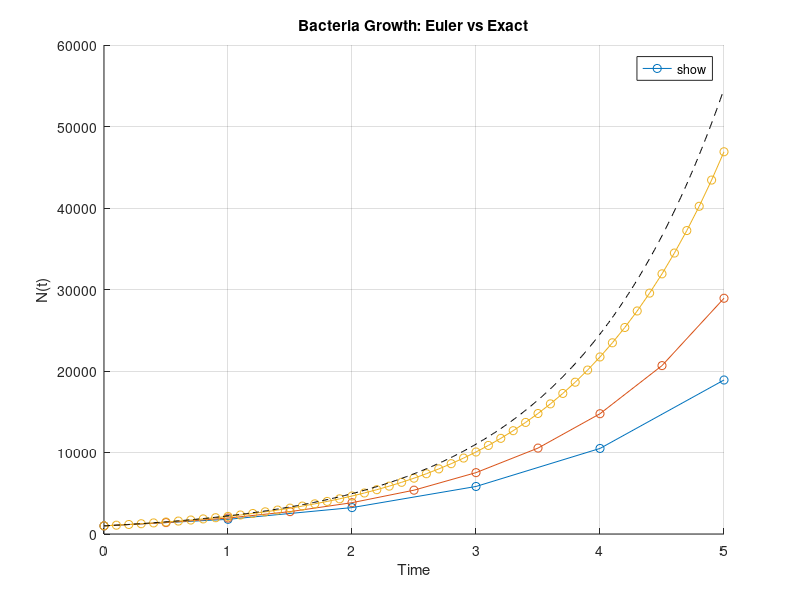

The MATLAB source for this figure:
fprintf('\n--- 17.5: Bacteria Growth (Euler) ---\n');
r = 0.8; N0 = 1000; tEnd = 5;
hValues = [1, 0.5, 0.1];

figure; hold on;
for h = hValues
    t = 0:h:tEnd;
    N = zeros(size(t));
    N(1) = N0;
    for i = 1:length(t)-1
        N(i+1) = N(i) + h * r * N(i);
    end
    plot(t, N, '-o', 'DisplayName', ['h = ', num2str(h)]);
end

tExact = 0:0.01:tEnd;
Nexact = N0 * exp(r*tExact);
plot(tExact, Nexact, 'k--', 'DisplayName', 'Exact solution');

xlabel('Time'); ylabel('N(t)');
title('Bacteria Growth: Euler vs Exact');
legend('show', 'Location', 'best'); 
grid on; 
hold off;
